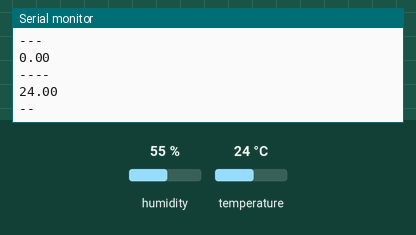
Simulated run of this sketch. Board: Arduino Uno, built with avr-gcc and run on an emulated ATmega328P. On the bench: the last lines printed to the serial monitor. The inputs (shaded band) are chosen by the test bench; at power-on: temperature 24 °C, humidity 55 %.

Above: at 1.3 s.
1.4 s: temperature set to 12 °C
At 1.91 s:
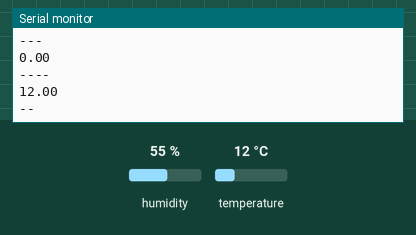
2.9 s: temperature set to 19 °C
At 3.48 s:
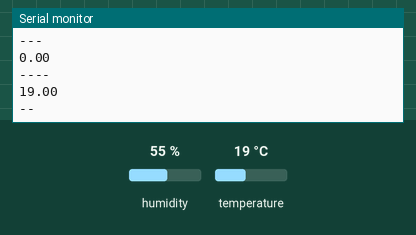
Timing chart, 0 to 5.9 s (numbered marks = the images above; inputs shaded):
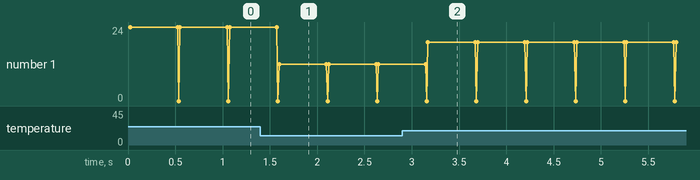

Measured:
- after the input at 1.4 s, the serial monitor: prints a new line after 0.20 s (image 1)
- after the input at 2.9 s, the serial monitor: prints a new line after 0.27 s (image 2)
- plotted number 1: 24 → 12 after the input at 1.4 s, 12 → 19 after the input at 2.9 s

The sketch:

test2.ino
```cpp
#include<dht.h>
dht DHT;
float dht11 = 5;

void setup() {

 Serial.begin(9600);
}

void loop() {

 int a = DHT.read11(dht11);
 float temp1 = DHT.temperature;
  Serial.println(temp1);
  Serial.println("--");
 delay(500);
 float temp2 = DHT.temperature;
  Serial.println(temp2);
  Serial.println("---");
 Serial.println(temp2 - temp1);
 Serial.println("----");
}
```
